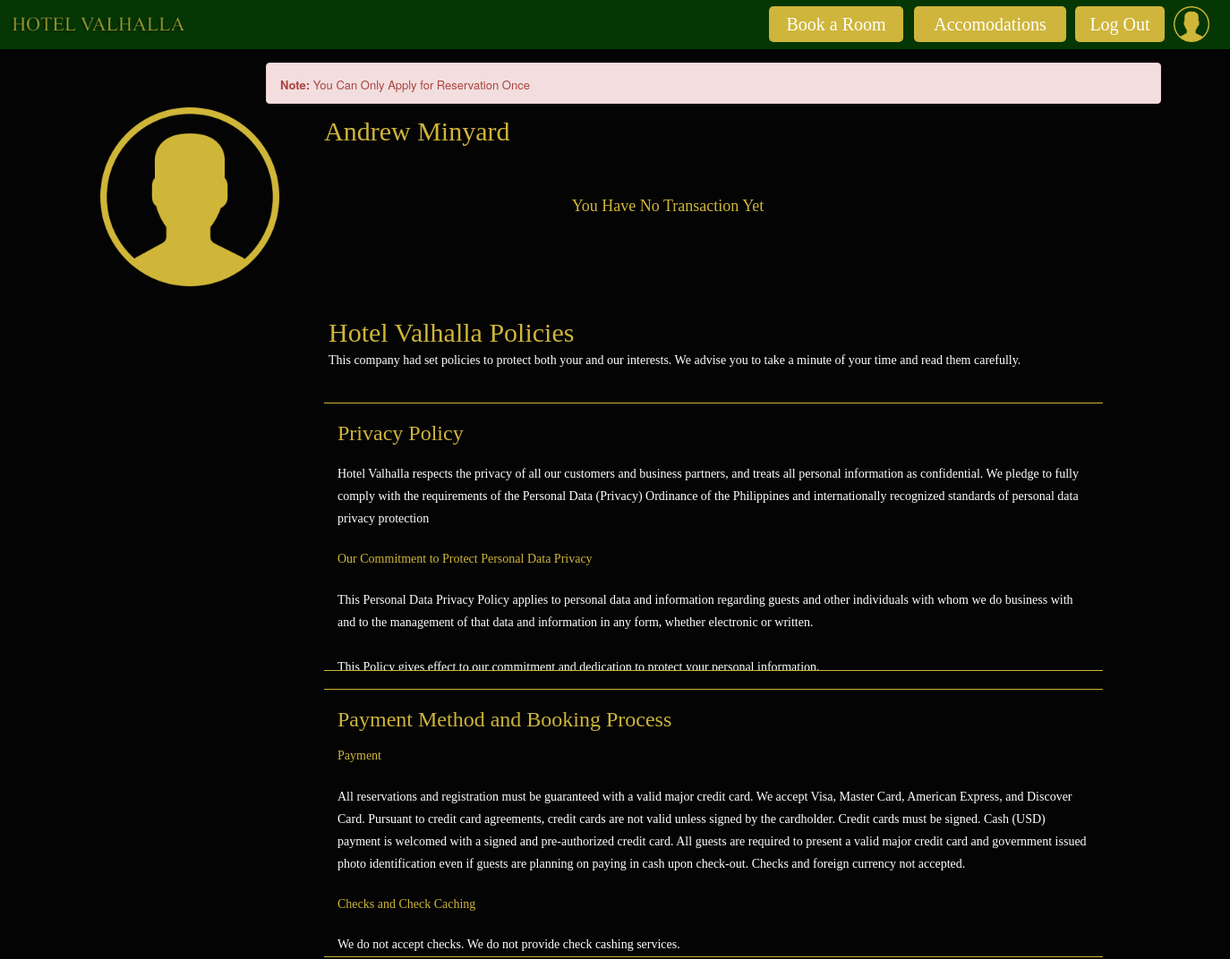
The app's page /clientProfile.php (signed in, upper part), older data.
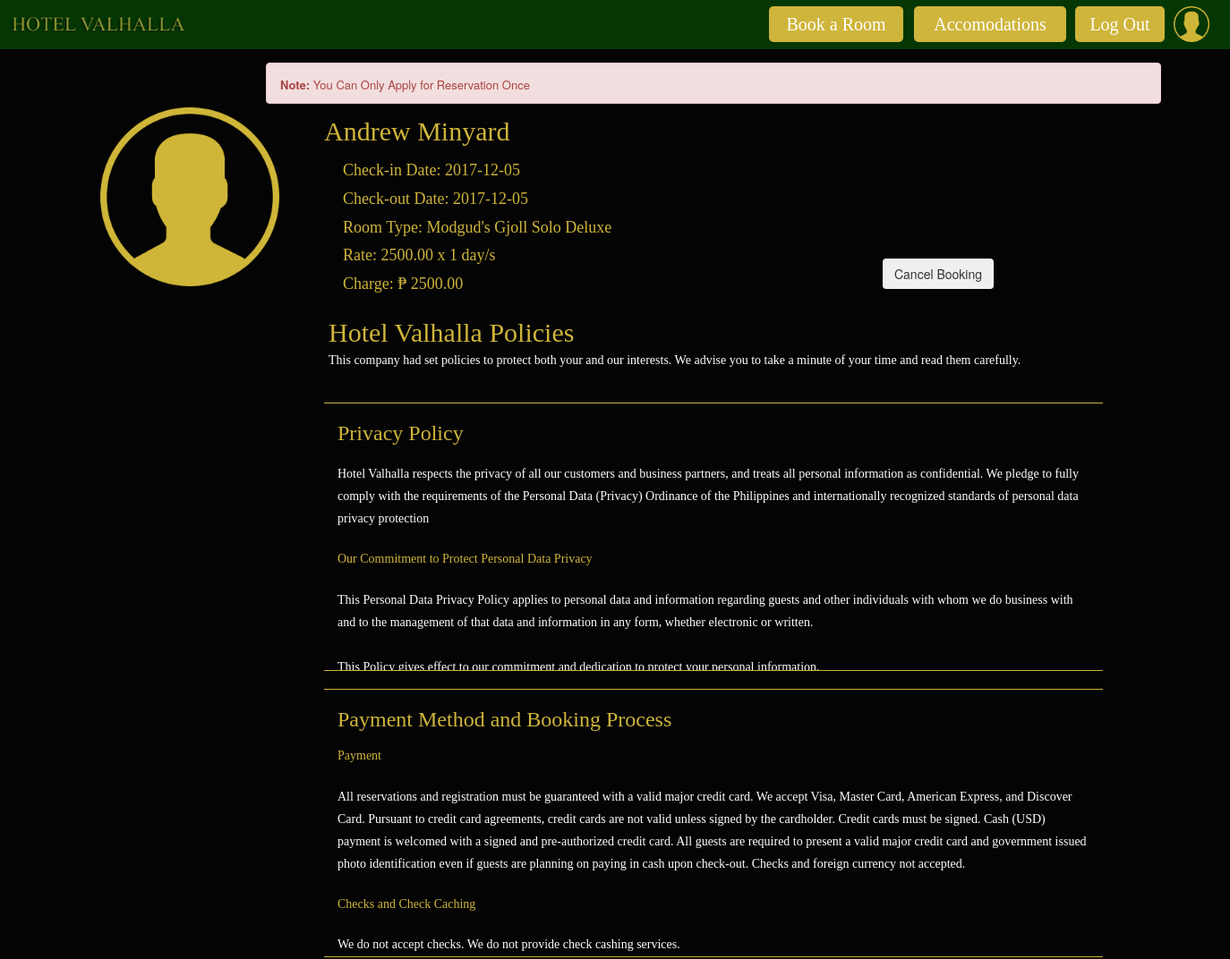
The same page, newer data.
### tables this page shows
CREATE TABLE `reservation` (
  `id` bigint(20) UNSIGNED NOT NULL,
  `check_in` date NOT NULL,
  `check_out` date NOT NULL,
  `room_id` int(20) NOT NULL,
  `room_charge` int(11) NOT NULL,
  `clientId` int(11) NOT NULL
);

### config.php (called while the page is built, shortened)
<?php
include 'createDB.php';
?>

### clientprofile.php (the view, shortened to what this page needs)
<?php
	include 'config.php';
    $fname = $_SESSION['firstname'];
	$lname = $_SESSION['lastname'];
	$id = $_SESSION['id'];
	$completeName = $fname.' '.$lname;
?>
<html>
<head>
	<link rel="stylesheet" href="css/client.css">
	<link rel="stylesheet" href="https://maxcdn.bootstrapcdn.com/bootstrap/3.3.7/css/bootstrap.min.css">
</head>
<body>
	<div class="container">
				<nav>
				<div class="header">
					     <?php
                            include 'header.php';
                         ?>
				</div>
			</nav>
		<div class="row">
			<div class="col-lg-12">
				 <?php
                            include 'headbutton.php';
                  ?>
				<?php
				if(isset($_SESSION['Warning'])||!empty($_SESSION['Warning'])){
					$warning = "<b>Note: </b>You Can Only Apply for Reservation Once";
				?>
				<div class="alert alert-danger" data-dismiss="alert" id="alert" role="alert" style="width:1000px; font-size: 13px; margin-top: 70px; margin-left: 270px; padding-bottom: 10px;"><?php echo $warning; ?></div>
				<?php
				}
				?>
						<div class="profilepic">
						<img src="images/user.png" class="dp">
						<h2 class="fullname"><?php echo $completeName;?> </h2>
						<div class="otherinfo">
					<?php
						$sql = " SELECT check_in, check_out, room_id, room_charge FROM reservation WHERE clientId = ('$id') ";
						$result = mysqli_query($link,$sql);
						if(mysqli_num_rows($result)>0){
							while($row =mysqli_fetch_array($result)){
							$check_in =$row['check_in'];
							$check_out = $row['check_out'];
							$room_id = $row['room_id'];
							$room_charge = $row['room_charge'];
							if($room_id == 1){
					        	 $roomName = "Modgud's Gjoll Solo Deluxe";
					        	  $rate = 2500;
					        }
					        elseif ($room_id == 2) {
					        	$roomName = "Freyr and Freya's Twin Double Bed Deluxe";
					        	$rate = 3500;
					        }
					        elseif ($room_id == 3) {
					        	$roomName = "Frigg's Throne and Boudoir";
					        	$rate = 8499;
					        }
					        elseif ($room_id == 4) {
					        	$roomName = "Odin's Throne and Bedchamber";
					        	$rate = 9399;
					        }
					        elseif ($room_id == 5) {
					        	 $roomName = "Idun's Garden and Suite";
					        	 $rate = 15000;
						    }
						    elseif ($room_id == 6) {
					        	$roomName = "Heimdall's Rainbow Bridge Penthouse";
					        	$rate = 16000;
					        }
					        $chin = str_replace("-", "", $check_in);
							 $chout = str_replace("-", "", $check_out);
							 $chinout = $chout - $chin;
 							$days = $chinout;
							if($chinout==0){
		 						$days =1;
		 					}
					?>
							<h4 class="user">Check-in Date: <?php echo $check_in;  ?> </h4>
							<h4 class="user">Check-out Date: <?php echo $check_out; ?></h4>
							<h4 class="user">Room Type: <?php echo  $roomName; ?></h4>
							<h4 class="user">Rate: <?php echo  $rate; ?>.00 x <?php echo $days; ?> day/s</h4>
							<h4 class="user">Charge: ₱ <?php echo  $room_charge; ?>.00 </h4>
								<button type="button" class="btn " data-toggle="modal" data-target="#Confirm" style="float: right; margin-top: -50px;">Cancel Booking</button>
					<?php
							}
						}
						 else{
							echo '<h4 class="user" style="margin-top: 50px; "><p style="text-align: center" ;>You Have No Transaction Yet</p></h4>';
						}
					?>
						</div>
							<h2 class=infolabel>Hotel Valhalla Policies</h2>
							<h5 class="warning">This company had set policies to protect both your and our interests. We advise you to take a minute of your time and read them carefully.</h4>
					<div class="scrollbar" id="style-2">
						<div class="policies">
							<div class="privacy">
								<h3 class="policylabel">Privacy Policy</h3>
								<h5 class="policyinfo">Hotel Valhalla respects the privacy of all our customers and business partners, and treats all personal information as confidential.  We pledge to fully comply with the requirements of the Personal Data (Privacy) Ordinance of the Philippines and internationally recognized standards of personal data privacy protection</h5>
								<h5 class="policyinfolabel">Our Commitment to Protect Personal Data Privacy</h5>
								<h5 class="policyinfo">This Personal Data Privacy Policy applies to personal data and information regarding guests and other individuals with whom we do business with and to the management of that data and information in any form, whether electronic or written. </br></br> This Policy gives effect to our commitment and dedication to protect your personal information.</h5>
							</div>
							<div class="payment">
								<h3 class="policylabel">Payment Method and Booking Process</h3>
								<h5 class="policyinfolabel">Payment</h5>
								<h5 class="policyinfo">All reservations and registration must be guaranteed with a valid major credit card.  We accept Visa, Master Card, American Express, and Discover Card.  Pursuant to credit card agreements, credit cards are not valid unless signed by the cardholder.  Credit cards must be signed.  Cash (USD) payment is welcomed with a signed and pre-authorized credit card.  All guests are required to present a valid major credit card and government issued photo identification even if guests are planning on paying in cash upon check-out.  Checks and foreign currency not accepted.</h5>
								<h5 class="policyinfolabel">Checks and Check Caching</h5>
								<h5 class="policyinfo">We do not accept checks.  We do not provide check cashing services.</h5>
							</div>
						</div>
					</div>
					</div>
				</div>
			</div>
					<?php
					  	 	include 'footer.php';
					  	 ?>
	</div>
</body>
</html>

### createDB.php (shortened to what this page needs)
<!DOCTYPE html>
<html lang="en">
<head>
</head>
<body>
<?php
$con = mysqli_connect("localhost", "root", "");
$sql = "CREATE DATABASE dbhotel";
if(mysqli_query($con, $sql)){
	include_once 'config.php';
 }
?>
</body>
</html>

### header.php
<html>
<head>
	<link rel="stylesheet" href="css/header.css">
</head>
<body>
			<nav>
					<div id="logo"><a href="index.php"><img src="images/logo2.png" style="height: 100px"/></a></div>
			</nav>
</body>
</html>

### headbutton.php
<html>
<head>
	<link rel="stylesheet" href="css/headbutton.css">
</head>
<body>
			<?php
				if($_SESSION['username']!= 'admin')
					{ ?>
			<button type="button" class="booking" onclick="window.location.href='booking.php'"> <a href="booking.php" class="nav">Book a Room<br></a></button>
			<?php } ?>
			<button type="button" class="rooms" onclick="window.location.href='room.php'"><a href="room.php" class="nav">Accomodations</a></button>
			<button type="button" class="log" onclick="window.location.href='logout.php'"><a href="logout.php" class="nav">Log Out</a></button>
			<a href="clientprofile.php"><img src="images/user.png" class="userprof"></a>
</body>
</html>

### footer.php (shortened to what this page needs)
<html>
<head>
	<link rel="stylesheet" href="css/footer.css">
</head>
<body>
</body>
</html>

### css/client.css (style rules this page uses)
body { overflow-x: hidden; position: absolute; width: 100%; background-image: url("cssimages/bglogin.png"); }
.container { margin: 0 auto; width: 100%; }
.col-lg-12 { margin: 0 auto; width: 100%; min-width: 1000px; left: -90px; }
.row { width: 100%; min-width: 1349px; }
.header { background-image: url("cssimages/header.png"); position: absolute; top: -5px; left: -5px; height: 60px; width: 110%; min-width: 1000px; padding: 5px 10px; }
.dp { height: 200px; width: 200px; position: absolute; top: 120px; left: 100px; }
h2.fullname { font-family: century gothic; color: #CFB53B; position: absolute; top: 110px; left: 350px; }
.otherinfo { width: 768px; height: 300px; position: absolute; top: 150px; left: 350px; padding: 20px; }
h4.user { font-family: century gothic; color: #CFB53B; padding: 1px; }
h2.infolabel { font-family: century gothic; color: #CFB53B; padding: 5px; position: absolute; top: 330px; left: 350px; }
h5.warning { font-family: century gothic; color: white; padding: 5px; position: absolute; top: 380px; left: 350px; }
.policies { position: absolute; width: 900px; height: 970px; top: 430px; left: 330px; margin: 10px; }
.privacy { border-top: solid; border-bottom: solid; border-width: 1px; border-color: #CFB53B; position: absolute; width: 870px; height: 300px; top: 10px; left: 10px; overflow-y: auto; }
h3.policylabel { font-family: century gothic; color: #CFB53B; padding: 0px 15px; }
h5.policyinfolabel { font-family: century gothic; color: #CFB53B; padding: 10px; margin: 5px; }
h5.policyinfo { font-family: century gothic; color: white; padding: 10px; margin: 5px; line-height: 25px; }
.payment { border-top: solid; border-bottom: solid; border-width: 1px; border-color: #CFB53B; position: absolute; width: 870px; height: 300px; top: 330px; left: 10px; overflow-y: auto; }

### css/header.css (style rules this page uses)
#logo { margin-top: -22px; margin-bottom: 5px; float: left; }
#logo img { display: block; margin: 0 0 0 5px; }

### css/headbutton.css (style rules this page uses)
a.nav:link { color: white; }
.booking { width: 150px; height: 40px; background-color: #CFB53B; border-style: hidden; border-radius: 5px; font-family: century gothic; font-size: 20px; color: white; right: 352px; top: 7px; overflow: hidden; white-space: nowrap; position: absolute; }
.rooms { width: 170px; height: 40px; min-width: 100px; background-color: #CFB53B; border-style: hidden; border-radius: 5px; font-family: century gothic; font-size: 20px; color: white; right: 170px; top: 7px; padding: 5px; white-space: normal; word-wrap: break-word; position: absolute; }
.log { width: 100px; height: 40px; min-width: 100px; background-color: #CFB53B; border-style: hidden; border-radius: 5px; font-family: century gothic; font-size: 20px; color: white; right: 60px; top: 7px; padding: 5px; white-space: normal; word-wrap: break-word; position: absolute; }
.userprof { height: 40px; width: 40px; position: absolute; top: 7px; right: 10px; }

Row changes from the older to the newer data that the page shows:
added reservation: check_in "2017-12-05", check_out "2017-12-05", room "Modgud's Gjoll Solo Deluxe", room "2500", days "1", room_charge "2500"
Text that changed along with them:
text no longer shown: "You Have No Transaction Yet"
